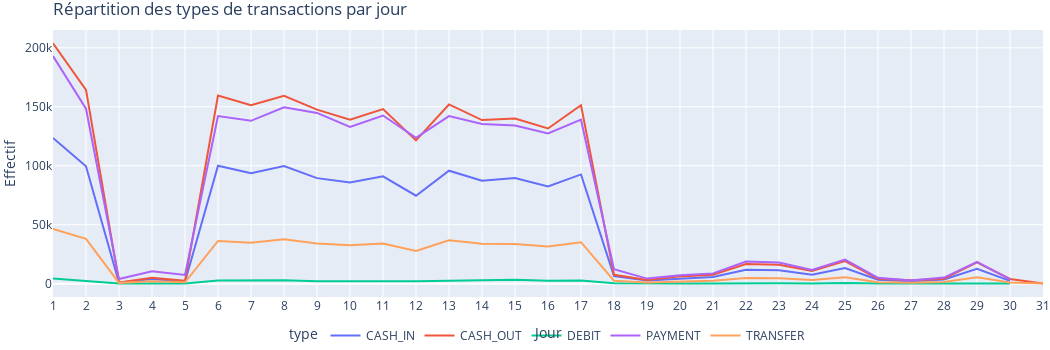

The code cell stored with this chart in its notebook:
### Code cell
type_vs_jours = pd.read_csv('data/type_vs_eff_jour_T.csv',index_col=0)


def retourne_transaction_type(type_vs_jours=type_vs_jours):
    height = 350
    width = 1050
    col="white"
        
    fig = px.line(type_vs_jours, x='jour_du_mois', y='count', color='type', title='Répartition des types de transactions par jour')
    fig.update_layout(
        margin=dict(t=30,l=0,r=0,b=0),
        yaxis=dict(title="Effectif"),legend=dict(orientation="h",yanchor="bottom",y=-0.2,xanchor="center",x=0.5),
        xaxis=dict(title="Jour"),
        paper_bgcolor=col,height=height,width=width
        )
    
    fig.update_xaxes(
        type='category',  categoryorder='array',  
        categoryarray=[i for i in type_vs_jours.sort_values(by='jour_du_mois').jour_du_mois]  
    )
    return fig

retourne_transaction_type().show()

### Figure 1 — Plotly figure (JSON) as saved in the notebook; plotly's stock layout.template omitted (floating-point values rounded to 4 significant figures; data arrays with more than 128 entries replaced by an {"elided": "..."} marker saying what was removed)
{"data": [{"hovertemplate": "type=CASH_IN<br>jour_du_mois=%{x}<br>count=%{y}<extra></extra>", "legendgroup": "CASH_IN", "line": {"color": "#636efa", "dash": "solid"}, "marker": {"symbol": "circle"}, "mode": "lines", "name": "CASH_IN", "orientation": "v", "showlegend": true, "type": "scatter", "x": [1, 2, 3, 4, 5, 6, 7, 8, 9, 10, 11, 12, 13, 14, 15, 16, 17, 18, 19, 20, 21, 22, 23, 24, 25, 26, 27, 28, 29, 30], "xaxis": "x", "y": [123531, 99512, 827, 3982, 1727, 100088, 93633, 99767, 89519, 85742, 91085, 74584, 95799, 87343, 89664, 82511, 92655, 6485, 2709, 4366, 5634, 11846, 11345, 7609, 13262, 3289, 2093, 3539, 12719, 2419], "yaxis": "y"}, {"hovertemplate": "type=CASH_OUT<br>jour_du_mois=%{x}<br>count=%{y}<extra></extra>", "legendgroup": "CASH_OUT", "line": {"color": "#EF553B", "dash": "solid"}, "marker": {"symbol": "circle"}, "mode": "lines", "name": "CASH_OUT", "orientation": "v", "showlegend": true, "type": "scatter", "x": [1, 2, 3, 4, 5, 6, 7, 8, 9, 10, 11, 12, 13, 14, 15, 16, 17, 18, 19, 20, 21, 22, 23, 24, 25, 26, 27, 28, 29, 30, 31], "xaxis": "x", "y": [203803, 164323, 1109, 5127, 2435, 159462, 151258, 159366, 147613, 139101, 148095, 121494, 151977, 138734, 139982, 131602, 151439, 7571, 3223, 6197, 7565, 16621, 16092, 10745, 19132, 4218, 2832, 4205, 17993, 4045, 141], "yaxis": "y"}, {"hovertemplate": "type=DEBIT<br>jour_du_mois=%{x}<br>count=%{y}<extra></extra>", "legendgroup": "DEBIT", "line": {"color": "#00cc96", "dash": "solid"}, "marker": {"symbol": "circle"}, "mode": "lines", "name": "DEBIT", "orientation": "v", "showlegend": true, "type": "scatter", "x": [1, 2, 3, 4, 5, 6, 7, 8, 9, 10, 11, 12, 13, 14, 15, 16, 17, 18, 19, 20, 21, 22, 23, 24, 25, 26, 27, 28, 29, 30], "xaxis": "x", "y": [4379, 2489, 136, 222, 234, 2646, 2568, 2870, 2132, 2409, 2063, 2171, 2634, 2875, 3289, 2401, 2758, 399, 66, 138, 112, 494, 416, 203, 505, 110, 30, 94, 464, 125], "yaxis": "y"}, {"hovertemplate": "type=PAYMENT<br>jour_du_mois=%{x}<br>count=%{y}<extra></extra>", "legendgroup": "PAYMENT", "line": {"color": "#ab63fa", "dash": "solid"}, "marker": {"symbol": "circle"}, "mode": "lines", "name": "PAYMENT", "orientation": "v", "showlegend": true, "type": "scatter", "x": [1, 2, 3, 4, 5, 6, 7, 8, 9, 10, 11, 12, 13, 14, 15, 16, 17, 18, 19, 20, 21, 22, 23, 24, 25, 26, 27, 28, 29, 30], "xaxis": "x", "y": [192949, 148372, 3982, 10555, 7448, 142163, 138121, 149577, 144780, 132950, 142620, 123718, 142065, 135353, 134044, 127394, 139075, 12231, 4302, 7081, 8739, 18815, 17969, 11655, 20396, 5028, 2733, 5209, 18489, 3682], "yaxis": "y"}, {"hovertemplate": "type=TRANSFER<br>jour_du_mois=%{x}<br>count=%{y}<extra></extra>", "legendgroup": "TRANSFER", "line": {"color": "#FFA15A", "dash": "solid"}, "marker": {"symbol": "circle"}, "mode": "lines", "name": "TRANSFER", "orientation": "v", "showlegend": true, "type": "scatter", "x": [1, 2, 3, 4, 5, 6, 7, 8, 9, 10, 11, 12, 13, 14, 15, 16, 17, 18, 19, 20, 21, 22, 23, 24, 25, 26, 27, 28, 29, 30, 31], "xaxis": "x", "y": [46377, 38065, 695, 2018, 1151, 36267, 34702, 37567, 34059, 32684, 34143, 27833, 36860, 33905, 33727, 31606, 35171, 2565, 986, 1957, 2539, 4734, 4610, 3137, 5417, 1248, 886, 1475, 5372, 1012, 141], "yaxis": "y"}], "layout": {"height": 350, "legend": {"orientation": "h", "title": {"text": "type"}, "tracegroupgap": 0, "x": 0.5, "xanchor": "center", "y": -0.2, "yanchor": "bottom"}, "margin": {"b": 0, "l": 0, "r": 0, "t": 30}, "paper_bgcolor": "white", "title": {"text": "Répartition des types de transactions par jour"}, "width": 1050, "xaxis": {"anchor": "y", "categoryarray": {"elided": "152 int values"}, "categoryorder": "array", "domain": [0, 1], "title": {"text": "Jour"}, "type": "category"}, "yaxis": {"anchor": "x", "domain": [0, 1], "title": {"text": "Effectif"}}}}
